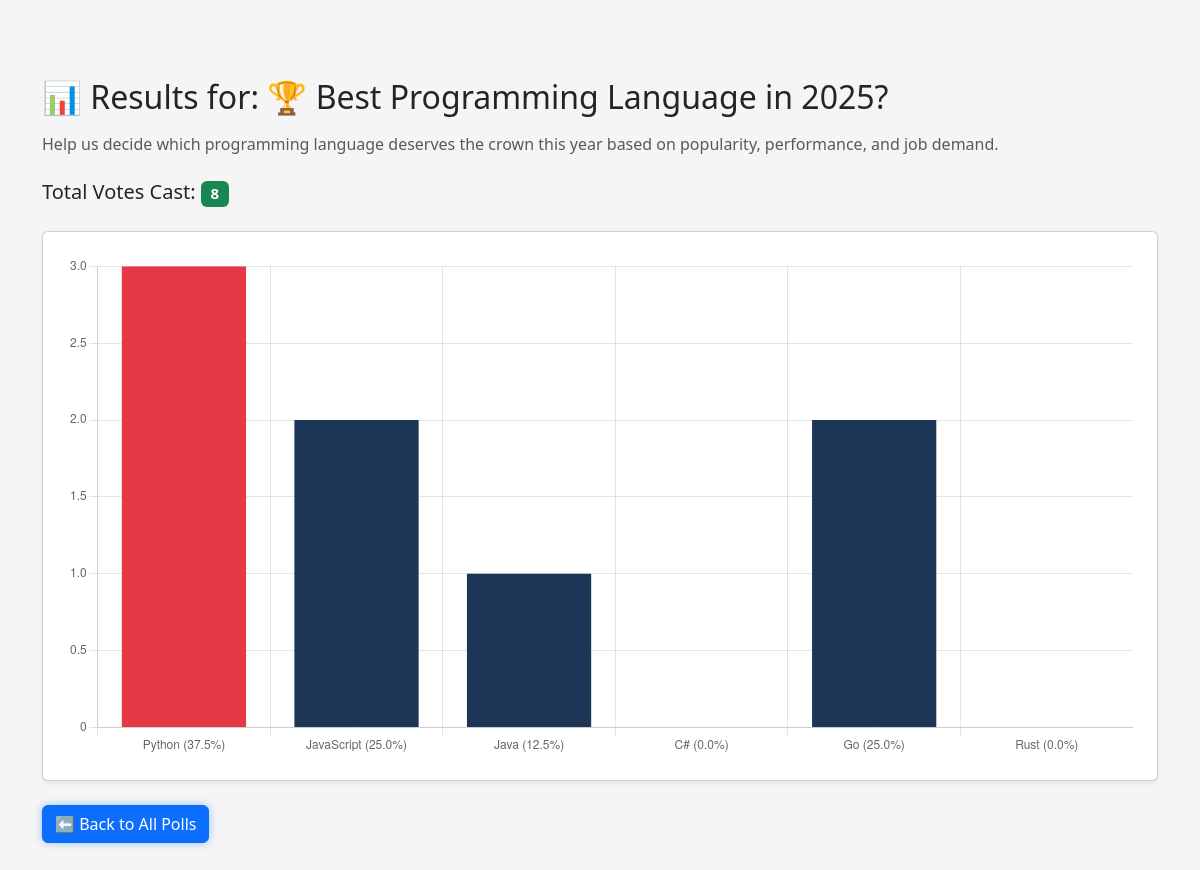
The app's page /resultpoll.php?id=37 with its own data.
### tables this page shows
CREATE TABLE `polls` (
  `id` int(11) NOT NULL,
  `title` varchar(255) NOT NULL,
  `description` text NOT NULL,
  `end_date` date NOT NULL,
  `created_at` timestamp NOT NULL DEFAULT current_timestamp(),
  `max_selections` int(11) DEFAULT 1,
  `token` varchar(50) DEFAULT NULL,
  `image_url` varchar(255) DEFAULT NULL
);

### resultpoll.php (the view, shortened to what this page needs)
<?php
include 'connection.php';
$poll_id = $_GET['id'] ?? 0;
$poll = $conn->query("SELECT * FROM polls WHERE id = $poll_id")->fetch_assoc();
$options = $conn->query("
    SELECT po.id, po.option_text,
           (SELECT COUNT(*) FROM votes v WHERE v.option_id = po.id) AS vote_count
    FROM poll_options po
    WHERE po.poll_id = $poll_id
    ORDER BY po.id
");
$labels = [];
$votes = [];
$totalVotes = 0;
while ($row = $options->fetch_assoc()) {
    $labels[] = $row['option_text'];
    $votes[] = (int)$row['vote_count'];
    $totalVotes += (int)$row['vote_count'];
}
?>
<!DOCTYPE html>
<html lang="en">
<head>
    <link href="https://cdn.jsdelivr.net/npm/bootstrap@5.3.0/dist/css/bootstrap.min.css" rel="stylesheet">
</head>
<body>
    <div class="container mt-5">
        <h2 class="mb-3">📊 Results for: <?= htmlspecialchars($poll['title']) ?></h2>
        <p class="text-muted mb-4"><?= nl2br(htmlspecialchars($poll['description'])) ?></p>
        <div class="mb-4">
            <h5>Total Votes Cast: <span class="badge bg-success"><?= $totalVotes ?></span></h5>
        </div>
        <div class="card shadow-sm p-4">
            <canvas id="resultsChart"></canvas>
        </div>
        <div class="mt-4">
            <a href="poll.php" class="btn btn-primary btn-back">⬅️ Back to All Polls</a>
        </div>
    </div>
    <script>
        // ✅ Bring PHP data into JavaScript
        const labels = <?= json_encode($labels) ?>;
        const votes = <?= json_encode($votes) ?>;
        const maxVote = Math.max(...votes);
        const totalVotes = <?= $totalVotes ?>;
        // ✅ Color logic: winner = red, others = blue
        const colors = votes.map(v => v === maxVote ? '#e63946' : '#1d3557');
        // ✅ Calculate vote percentages
        const percentages = votes.map(v => totalVotes > 0 ? ((v / totalVotes) * 100).toFixed(1) + '%' : '0%');
        // ✅ Display Chart
        new Chart(document.getElementById('resultsChart'), {
            type: 'bar',
            data: {
                labels: labels.map((label, i) => `${label} (${percentages[i]})`),
                datasets: [{
                    label: 'Votes',
                    data: votes,
                    backgroundColor: colors
                }]
            },
            options: {
                indexAxis: 'x', // vertical chart
                scales: {
                    x: {
                        beginAtZero: true
                    }
                },
                plugins: {
                    legend: {
                        display: false // ❌ no legend needed
                    }
                }
            }
        });
    </script>
</body>
</html>

### resultpoll.php (style rules this page uses)
body { background: #f5f5f5; padding: 30px; }
.btn-back { box-shadow: 0 0 8px rgba(0, 123, 255, 0.4); }
canvas { max-height: 500px; }

### records on screen
polls: title "🏆 Best Programming Language in 2025?", description "Help us decide which programming language deserves the crown this year based on popularity, performance, and job demand."

### other values on screen
$totalVotes "8"
chart data {{ json_encode($labels) }} ["Python","JavaScript","Java","C#","Go","Rust"]
chart data {{ json_encode($votes) }} [3,2,1,0,2,0]
chart data {{ $totalVotes }} 8
